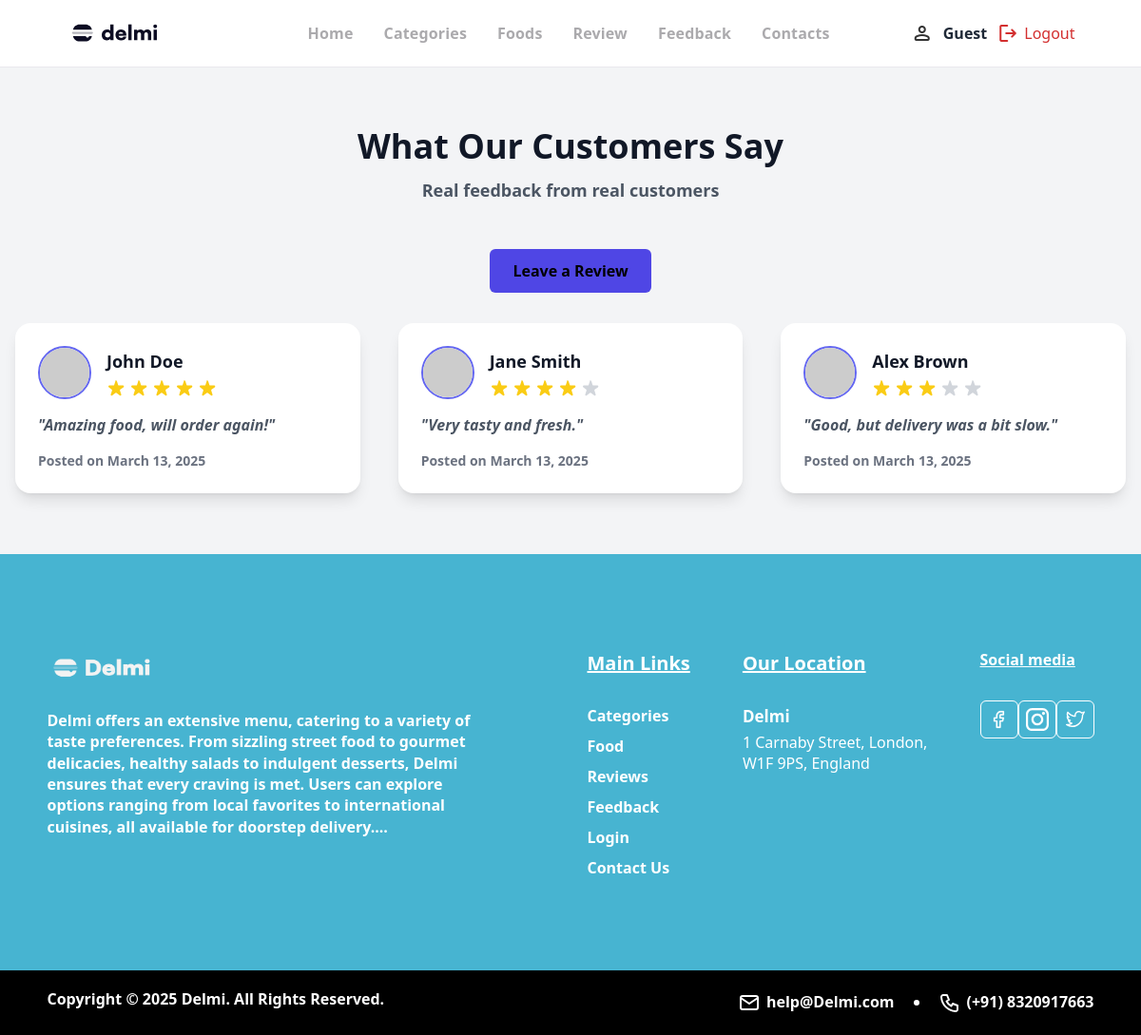
/review.php, run on the app's committed database.
### tables this page shows
CREATE TABLE `tbl_reviews` (
  `id` int(11) NOT NULL,
  `reviewer_name` varchar(100) NOT NULL,
  `rating` int(11) NOT NULL CHECK (`rating` >= 1 and `rating` <= 5),
  `review` text NOT NULL,
  `created_at` timestamp NOT NULL DEFAULT current_timestamp()
);

### review.php (the view, shortened to what this page needs)
<?php include('partials-front/header.php'); ?>
<?php
include 'db.php';
$sql = "SELECT * FROM tbl_reviews ORDER BY created_at DESC";
$result = $conn->query($sql);
?>
<head>
    <script src="https://cdn.tailwindcss.com"></script>
        <link href="https://api.fontshare.com/v2/css?f[]=satoshi@1,900,700,500,300,400&display=swap" rel="stylesheet">
        <link rel="stylesheet" type="text/css" href="./css/style.css">
</head>
<body class="bg-gray-100 font-sans antialiased text-gray-800">
    <section class="py-16 px-4 mx-auto max-w-7xl">
        <div class="text-center mb-12">
            <h2 class="text-4xl font-extrabold text-gray-900 mb-3">What Our Customers Say</h2>
            <p class="text-lg text-gray-600">Real feedback from real customers</p>
        </div>
        <div class="text-center mb-8">
            <button onclick="toggleForm()"
                class="inline-block bg-indigo-600 text-white py-3 px-6 rounded-md hover:bg-indigo-700 transition duration-300 font-semibold">
                Leave a Review
            </button>
        </div>
        <div class="grid grid-cols-1 md:grid-cols-2 lg:grid-cols-3 gap-10">
            <?php if ($result && $result->num_rows > 0): ?>
                <?php while ($row = $result->fetch_assoc()): ?>
                    <?php
                        $name = htmlspecialchars($row["reviewer_name"]);
                        $comment = htmlspecialchars($row["review"]);
                        $date = date("F j, Y", strtotime($row["created_at"]));
                    ?>
                    <div
                        class="bg-white rounded-2xl shadow-lg hover:shadow-2xl transition-all duration-300 transform hover:-translate-y-1 p-6 flex flex-col">
                        <div class="flex items-center mb-4">
                            <img src="https://i.pravatar.cc/150?u=<?php echo urlencode($name); ?>"
                                alt="<?php echo $name; ?>"
                                class="w-14 h-14 rounded-full object-cover border-2 border-indigo-500">
                            <div class="ml-4">
                                <h3 class="font-bold text-lg text-gray-900"><?php echo $name; ?></h3>
                                <div class="flex items-center mt-1 space-x-1">
                                </div>
                            </div>
                        </div>
                        <p class="text-gray-600 mb-4 italic flex-grow">"<?php echo $comment; ?>"</p>
                        <span class="text-sm text-gray-500">Posted on <?php echo $date; ?></span>
                    </div>
                <?php endwhile; ?>
            <?php else: ?>
                <p class="text-gray-600 text-center col-span-3">No reviews found.</p>
            <?php endif; ?>
        </div>
    </section>
<?php include('partials-front/footer.php'); ?>
</body>

### css/style.css (style rules this page uses)
:root { --black: #0C0C23; --solid-black: #000000; --white: #ffffff; --light-blue: #EFF5FF; --grey-68: #ABAAAD; }
body { font-family: "Inter", sans-serif; font-weight: 600; font-size: 16px; line-height: 140%; margin: 0px; color: var(--black); }
img { width: 100%; max-width: fit-content; }
p { margin: 0px; }
.text-white { color: #000; }
h2 { margin: 0; font-weight: 700; font-size: 20px; line-height: 27px; }
h3 { margin: 0; }
::placeholder { font-weight: 500; font-size: 14px; line-height: 19px; color: #ABAAAD; }

### data on the page
tbl_reviews: reviewer_name "John Doe", rating 5 (drawn), review "Amazing food, will order again!", created_at "March 13, 2025"
tbl_reviews: reviewer_name "Jane Smith", rating 4 (drawn), review "Very tasty and fresh.", created_at "March 13, 2025"
tbl_reviews: reviewer_name "Alex Brown", rating 3 (drawn), review "Good, but delivery was a bit slow.", created_at "March 13, 2025"

### other printed values
$user_name "Guest"
